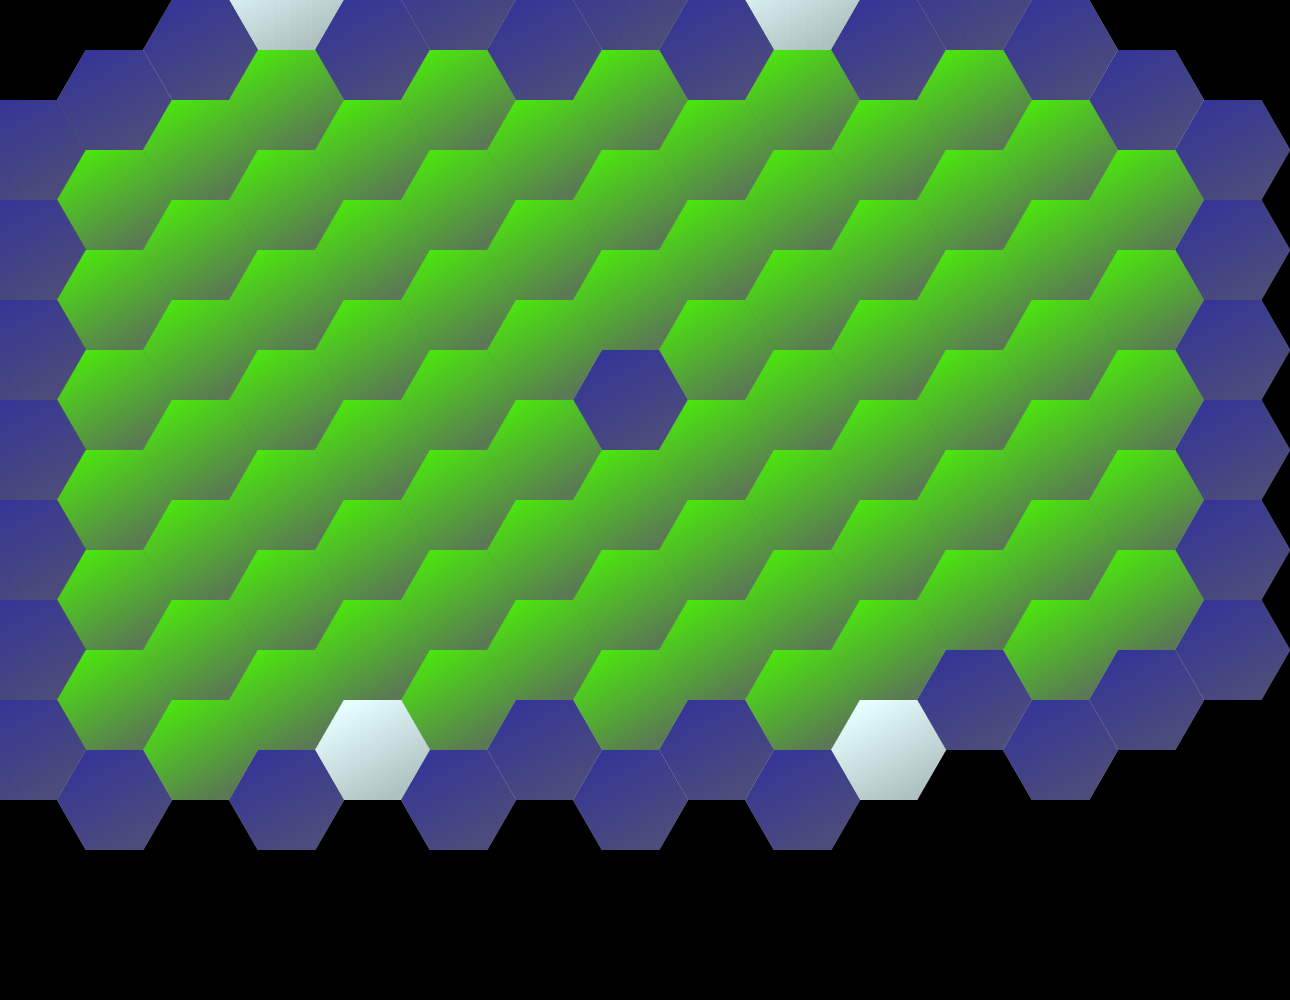

Tiled map render using the project's own tile images. Description and the whole map definition, tile-layer contents included, below:
An orthogonal 15x20 tile map with 86x50 px tiles, 1 tile layer (Tile Layer 1).

<map version="1.0" orientation="orthogonal" width="15" height="20" tilewidth="86" tileheight="50">
 <tileset firstgid="1" source="tileset.tsx" />
 <layer name="Tile Layer 1" width="15" height="20">
  <data encoding="csv">
0,0,0,2,0,5,0,5,0,2,0,5,0,0,0,
0,0,5,0,5,0,5,0,5,0,5,0,5,0,0,
0,5,0,4,0,4,0,4,0,4,0,4,0,5,0,
5,0,4,0,4,0,4,0,4,0,4,0,4,0,5,
0,4,0,4,0,4,0,4,0,4,0,4,0,4,0,
5,0,4,0,4,0,4,0,4,0,4,0,4,0,5,
0,4,0,4,0,4,0,4,0,4,0,4,0,4,0,
5,0,4,0,4,0,4,0,4,0,4,0,4,0,5,
0,4,0,4,0,4,0,5,0,4,0,4,0,4,0,
5,0,4,0,4,0,4,0,4,0,4,0,4,0,5,
0,4,0,4,0,4,0,4,0,4,0,4,0,4,0,
5,0,4,0,4,0,4,0,4,0,4,0,4,0,5,
0,4,0,4,0,4,0,4,0,4,0,4,0,4,0,
5,0,4,0,4,0,4,0,4,0,4,0,4,0,5,
0,4,0,4,0,4,0,4,0,4,0,5,0,5,0,
5,0,4,0,2,0,5,0,5,0,2,0,5,0,0,
0,5,0,5,0,5,0,5,0,5,0,0,0,0,0,
0,0,0,0,0,0,0,0,0,0,0,0,0,0,0,
0,0,0,0,0,0,0,0,0,0,0,0,0,0,0,
0,0,0,0,0,0,0,0,0,0,0,0,0,0,0
</data>
 </layer>
</map>